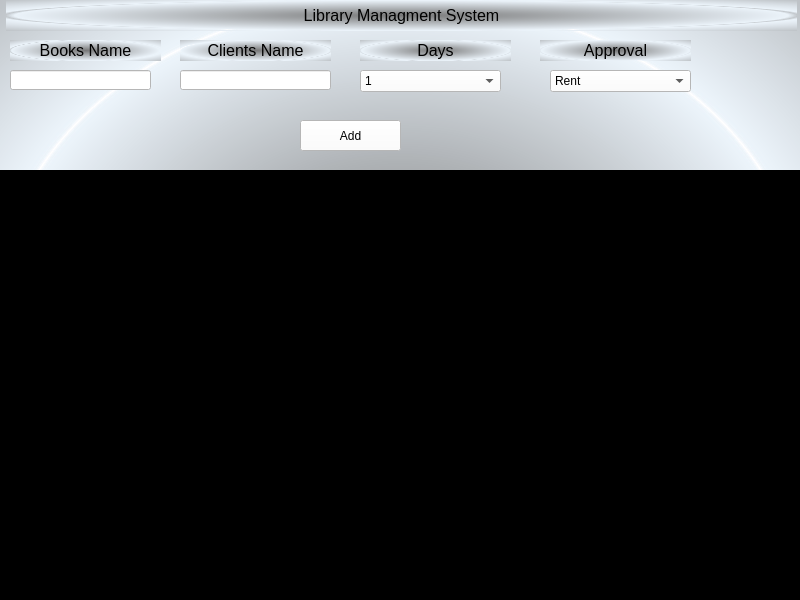
<?xml version="1.0" encoding="UTF-8"?>
<ui version="4.0">
 <class>MainWindow</class>
 <widget class="QMainWindow" name="MainWindow">
  <property name="geometry">
   <rect>
    <x>0</x>
    <y>0</y>
    <width>800</width>
    <height>600</height>
   </rect>
  </property>
  <property name="windowTitle">
   <string>MainWindow</string>
  </property>
  <property name="styleSheet">
   <string notr="true">background-color: qradialgradient(spread:reflect, cx:0.5, cy:0.5, radius:0.5, fx:0.5, fy:0.5, stop:0 rgba(120, 120, 120, 255), stop:0.977273 rgba(235, 243, 250, 255), stop:1 rgba(0, 0, 0, 0));</string>
  </property>
  <widget class="QWidget" name="centralwidget">
   <widget class="QLabel" name="Header">
    <property name="geometry">
     <rect>
      <x>6</x>
      <y>0</y>
      <width>791</width>
      <height>31</height>
     </rect>
    </property>
    <property name="font">
     <font>
      <pointsize>12</pointsize>
     </font>
    </property>
    <property name="text">
     <string>Library Managment System</string>
    </property>
    <property name="alignment">
     <set>Qt::AlignCenter</set>
    </property>
   </widget>
   <widget class="QLineEdit" name="bookname">
    <property name="geometry">
     <rect>
      <x>10</x>
      <y>70</y>
      <width>141</width>
      <height>20</height>
     </rect>
    </property>
    <property name="styleSheet">
     <string notr="true">background-color: rgb(255, 255, 255);</string>
    </property>
   </widget>
   <widget class="QLineEdit" name="clientname">
    <property name="geometry">
     <rect>
      <x>180</x>
      <y>70</y>
      <width>151</width>
      <height>20</height>
     </rect>
    </property>
    <property name="styleSheet">
     <string notr="true">background-color: rgb(255, 255, 255);</string>
    </property>
   </widget>
   <widget class="QLabel" name="bkname">
    <property name="geometry">
     <rect>
      <x>10</x>
      <y>40</y>
      <width>151</width>
      <height>21</height>
     </rect>
    </property>
    <property name="font">
     <font>
      <pointsize>12</pointsize>
     </font>
    </property>
    <property name="text">
     <string>Books Name</string>
    </property>
    <property name="alignment">
     <set>Qt::AlignCenter</set>
    </property>
   </widget>
   <widget class="QLabel" name="clname">
    <property name="geometry">
     <rect>
      <x>180</x>
      <y>40</y>
      <width>151</width>
      <height>21</height>
     </rect>
    </property>
    <property name="font">
     <font>
      <pointsize>12</pointsize>
     </font>
    </property>
    <property name="text">
     <string>Clients Name</string>
    </property>
    <property name="alignment">
     <set>Qt::AlignCenter</set>
    </property>
   </widget>
   <widget class="QListWidget" name="bkname_list">
    <property name="geometry">
     <rect>
      <x>0</x>
      <y>170</y>
      <width>801</width>
      <height>431</height>
     </rect>
    </property>
    <property name="styleSheet">
     <string notr="true">background-color: rgb(0, 0, 0);
color: rgb(255, 255, 255);</string>
    </property>
   </widget>
   <widget class="QComboBox" name="days">
    <property name="geometry">
     <rect>
      <x>360</x>
      <y>70</y>
      <width>141</width>
      <height>22</height>
     </rect>
    </property>
    <property name="styleSheet">
     <string notr="true">background-color: rgb(255, 255, 255);</string>
    </property>
    <item>
     <property name="text">
      <string>1</string>
     </property>
    </item>
    <item>
     <property name="text">
      <string>2</string>
     </property>
    </item>
    <item>
     <property name="text">
      <string>3</string>
     </property>
    </item>
    <item>
     <property name="text">
      <string>4</string>
     </property>
    </item>
    <item>
     <property name="text">
      <string>5</string>
     </property>
    </item>
    <item>
     <property name="text">
      <string>6</string>
     </property>
    </item>
    <item>
     <property name="text">
      <string>7</string>
     </property>
    </item>
    <item>
     <property name="text">
      <string>8</string>
     </property>
    </item>
    <item>
     <property name="text">
      <string>9</string>
     </property>
    </item>
    <item>
     <property name="text">
      <string>10</string>
     </property>
    </item>
   </widget>
   <widget class="QLabel" name="dayslabel">
    <property name="geometry">
     <rect>
      <x>360</x>
      <y>40</y>
      <width>151</width>
      <height>21</height>
     </rect>
    </property>
    <property name="font">
     <font>
      <pointsize>12</pointsize>
     </font>
    </property>
    <property name="text">
     <string>Days</string>
    </property>
    <property name="alignment">
     <set>Qt::AlignCenter</set>
    </property>
   </widget>
   <widget class="QLabel" name="aprlabel">
    <property name="geometry">
     <rect>
      <x>540</x>
      <y>40</y>
      <width>151</width>
      <height>21</height>
     </rect>
    </property>
    <property name="font">
     <font>
      <pointsize>12</pointsize>
     </font>
    </property>
    <property name="text">
     <string>Approval</string>
    </property>
    <property name="alignment">
     <set>Qt::AlignCenter</set>
    </property>
   </widget>
   <widget class="QComboBox" name="approval">
    <property name="geometry">
     <rect>
      <x>550</x>
      <y>70</y>
      <width>141</width>
      <height>22</height>
     </rect>
    </property>
    <property name="styleSheet">
     <string notr="true">background-color: rgb(255, 255, 255);</string>
    </property>
    <item>
     <property name="text">
      <string>Rent</string>
     </property>
    </item>
    <item>
     <property name="text">
      <string>Buy</string>
     </property>
    </item>
   </widget>
   <widget class="QPushButton" name="Addbtn">
    <property name="geometry">
     <rect>
      <x>300</x>
      <y>120</y>
      <width>101</width>
      <height>31</height>
     </rect>
    </property>
    <property name="styleSheet">
     <string notr="true">background-color: rgb(255, 255, 255);</string>
    </property>
    <property name="text">
     <string>Add</string>
    </property>
   </widget>
  </widget>
 </widget>
 <resources/>
 <connections/>
</ui>
